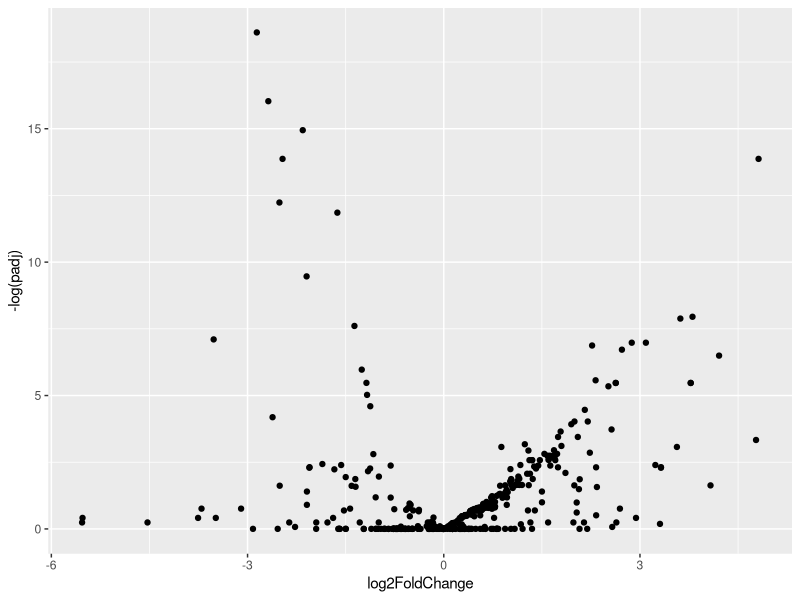
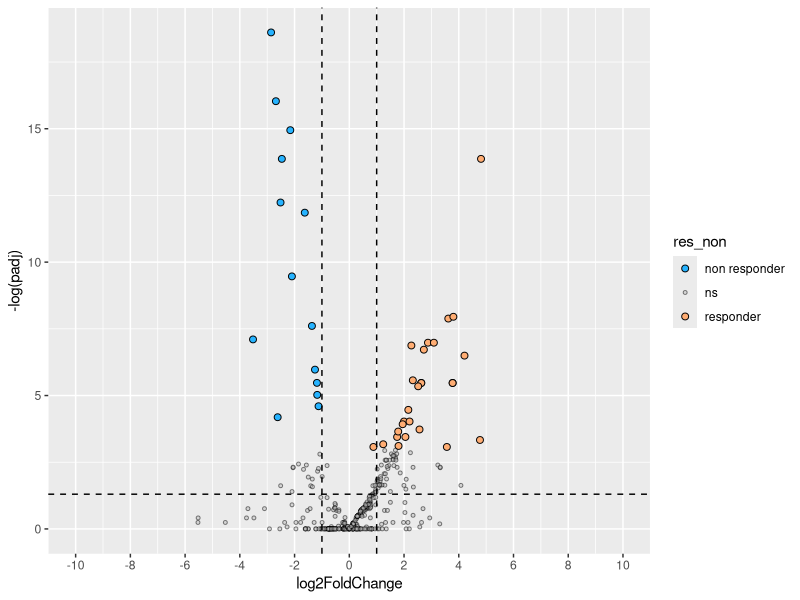

Here is the R script that generated these plots, in order: (Note: this script raises an error after producing the figures.)
## ---- chunk 1
knitr::opts_chunk$set(echo = TRUE)

library(dplyr)
library(tidyverse)
library(RColorBrewer)
library(ggplot2)
library(ggrepel)

## ---- chunk 2
df1 <- read_csv("../data/recist_deseq2_results.csv")
df2 <- read_csv("../data/irAE_deseq2_results.csv")
df3 <- read_csv("../data/irAEsubset_deseq2_results.csv")

## ---- chunk 3
df1_nona <- df1 %>%
  drop_na(padj)


## ---- chunk 4


ggplot(dat=df1_nona, aes(x=log2FoldChange, y=-log(padj))) + geom_point()

#class(df1$log2FoldChange)
#class(df1$padj)

## ---- chunk 5

tax_groups <- df1_nona %>%
  mutate(res_non = case_when(log2FoldChange > 0 & padj <= 0.05 ~ "responder",
                               log2FoldChange < 0 & padj <= 0.05 ~ "non responder",
                               TRUE ~ "ns"))  




cols <- c("responder" = "#ffad73", "non responder" = "#26b3ff", "ns" = "grey") 
sizes <- c("responder" = 2, "non responder" = 2, "ns" = 1) 
alphas <- c("responder" = 1, "non responder" = 1, "ns" = 0.5)

tax_groups %>%
  ggplot(aes(x = log2FoldChange,
             y = -log(padj),
             fill = res_non,    
             size = res_non,
             alpha = res_non)) + 
  geom_point(shape = 21, # Specify shape and colour as fixed local parameters    
             colour = "black") + 
  geom_hline(yintercept = -log10(0.05),
             linetype = "dashed") + 
  geom_vline(xintercept = c(log2(0.5), log2(2)),
             linetype = "dashed") +
  scale_fill_manual(values = cols) + # Modify point colour
  scale_size_manual(values = sizes) + # Modify point size
  scale_alpha_manual(values = alphas) + # Modify point transparency
  scale_x_continuous(breaks = c(seq(-10, 10, 2)),       
                     limits = c(-10, 10))  

## ---- chunk 6

df1_nona$log2FoldChange[df2$log2FoldChange > 0 & df2$padj <= 0.05]

 
tax_groups <- df1_nona %>% mutate(res_non = case_when(log2FoldChange > 0 & padj <= 0.05 ~ "responder",
                               log2FoldChange < 0 & padj <= 0.05 ~ "non responder",
                               TRUE ~ "ns"),
                             Taxonomic_Level = ifelse(padj < 0.05, level, NA))  

#cols <- c("responder" = "#ffad73", "non responder" = "#26b3ff", "ns" = "grey") 

brbgval <- brewer.pal(5, "BrBG")
brbgval[3] <- "#ffad73"


tax_names <- tax_groups %>% mutate(taxnames = ifelse(padj <= 0.05, name, NA))

tax_names$taxnames <- gsub("s__|f__|o__|g__|c__", "", tax_names$taxnames)



tax_names %>%
  ggplot(aes(x = log2FoldChange,
             y = -log(padj))) + 
  geom_point(aes(color= Taxonomic_Level)) +
  geom_hline(yintercept = -log(0.05),
             linetype = "dashed") + 
  geom_vline(xintercept = c(log2(0.5), log2(2)),
             linetype = "dashed") + 
  #scale_color_brewer(palette = "BrBG",na.value = "grey50") +
  theme_bw() +
  scale_color_manual(values = brbgval) +
  geom_label_repel(aes(label = taxnames),
                  max.overlaps = 10,
                  force = 50,
                  force_pull = 10,
                  min.segment.length = 0.005) +
  ggtitle("Responders vs. Non-responders") +
  theme(plot.title = element_text(hjust = 0.5))

 ggsave("../figures/mitox_volcanoplot_resnon.png",
       height = 5,
       width = 7,
       dpi=400)

 

## ---- chunk 7

df2_nona <- df2 %>%
  drop_na(padj)

## ---- chunk 8

ggplot(dat=df2_nona, aes(x=log2FoldChange, y=-log(padj))) + geom_point()

df2_nona$log2FoldChange[df2_nona$log2FoldChange > 0 & df2$padj <= 0.05]

 
tax_groups_df2 <- df2_nona %>% mutate(Taxonomic_Level = ifelse(padj < 0.05, level, NA))  

#cols <- c("responder" = "#ffad73", "non responder" = "#26b3ff", "ns" = "grey") 

brbgval <- brewer.pal(5, "BrBG")
brbgval[3] <- "#ffad73"


display.brewer.all()

tax_names_df2 <- tax_groups_df2 %>% mutate(taxnames = ifelse(padj <= 0.05, name, NA))

tax_names_df2$taxnames <- gsub("s__|f__|o__|g__|c__", "", tax_names_df2$taxnames)



tax_names_df2 %>%
  ggplot(aes(x = log2FoldChange,
             y = -log(padj))) + 
  geom_point(aes(color= Taxonomic_Level)) +
  geom_hline(yintercept = -log(0.05),
             linetype = "dashed") + 
  geom_vline(xintercept = c(log2(0.5), log2(2)),
             linetype = "dashed") + 
  #scale_color_brewer(palette = "BrBG",na.value = "grey50") +
  theme_bw() +
  scale_color_manual(values = brbgval) +
  geom_label_repel(aes(label = taxnames),
                  max.overlaps = 10,
                  force = 50,
                  force_pull = 10,
                  min.segment.length = 0.005) +
  ggtitle("irAE and Microbe Abundance") +
  theme(plot.title = element_text(hjust = 0.5))

 ggsave("../figures/mitox_volcanoplot_irae.png",
       height = 5,
       width = 7,
       dpi=400)

## ---- chunk 9
df3_nona <- df3 %>%
  drop_na(padj)
## ---- chunk 10

ggplot(dat=df3_nona, aes(x=log2FoldChange, y=-log(padj))) + geom_point()

df3_nona$log2FoldChange[df3_nona$log2FoldChange > 0 & df3$padj <= 0.05]

 
tax_groups_df3 <- df3_nona %>% mutate(Taxonomic_Level = ifelse(padj < 0.05, level, NA))  

#cols <- c("responder" = "#ffad73", "non responder" = "#26b3ff", "ns" = "grey") 

brbgval <- brewer.pal(5, "BrBG")
brbgval[3] <- "#ffad73"


tax_names_df3 <- tax_groups_df3 %>% mutate(taxnames = ifelse(padj <= 0.05, name, NA))

tax_names_df3$taxnames <- gsub("s__|f__|o__|g__|c__", "", tax_names_df3$taxnames)



tax_names_df3 %>%
  ggplot(aes(x = log2FoldChange,
             y = -log(padj))) + 
  geom_point(aes(color= Taxonomic_Level)) +
  geom_hline(yintercept = -log(0.05),
             linetype = "dashed") + 
  geom_vline(xintercept = c(log2(0.5), log2(2)),
             linetype = "dashed") + 
  #scale_color_brewer(palette = "BrBG",na.value = "grey50") +
  theme_bw() +
  scale_color_manual(values = brbgval) +
  geom_label_repel(aes(label = taxnames),
                  max.overlaps = 10,
                  force = 50,
                  force_pull = 10,
                  min.segment.length = 0.005) +
  ggtitle("irAE and Responders") +
  theme(plot.title = element_text(hjust = 0.5))


ggsave("../figures/mitox_volcanoplot_iraesubset.png",
       height = 5,
       width = 7,
       dpi=400)
